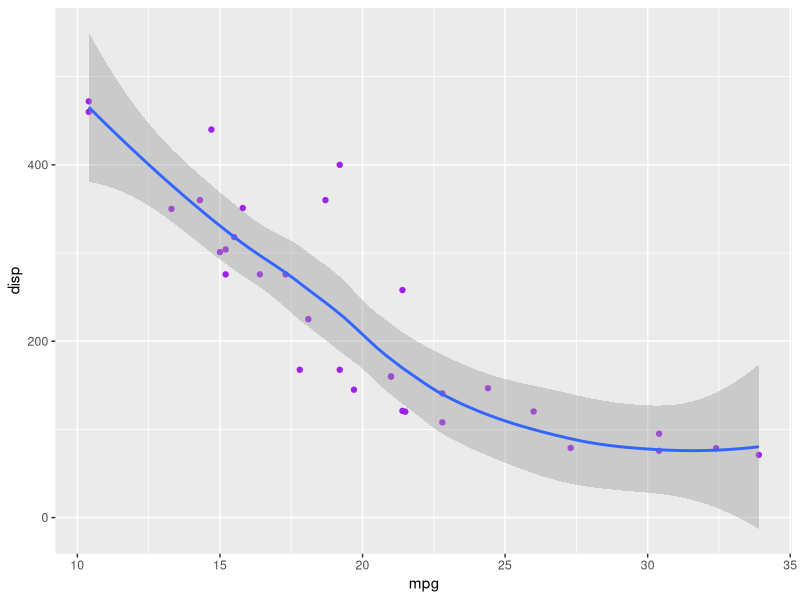

Generate this figure with R:
# Git Hub Assignment
# Created 1/25/2000

library(dplyr)
library(ggplot2)


mtcars %>%
  ggplot(aes(mpg, disp)) +
  geom_point(color = "purple") +
  geom_smooth()
